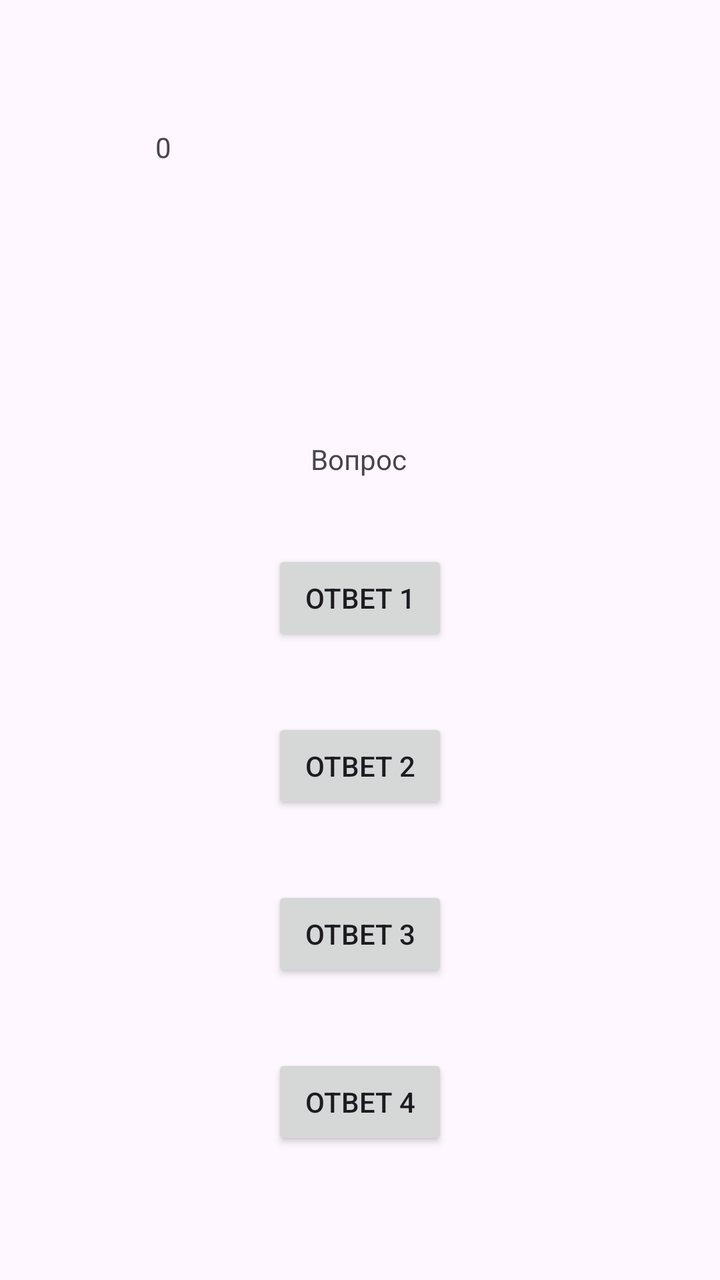
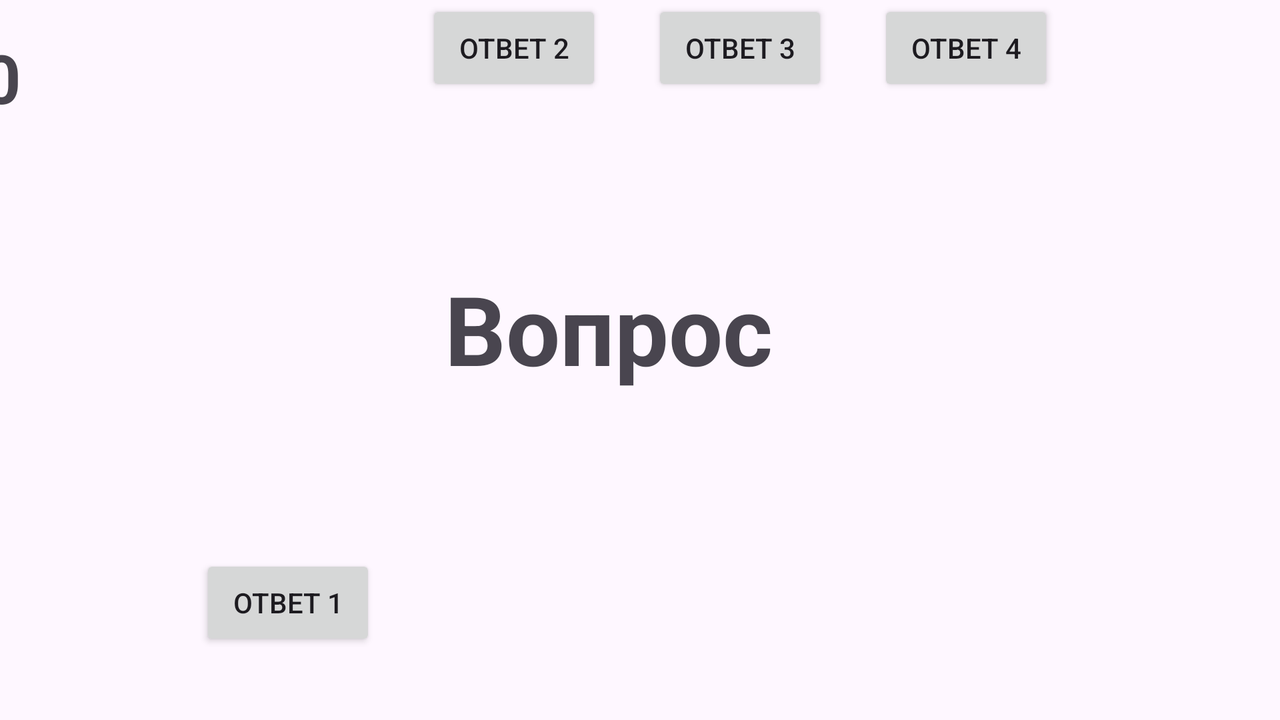

The same Android screen from two of the app's own layout files: first res/layout/ as a phone draws it, then the author's variant for another configuration, drawn on a device whose configuration selects that folder. Both files follow.
<!-- AndroidManifest.xml: application theme Theme.MillionareApplication -->
<!-- res/layout/activity_main.xml -->
<?xml version="1.0" encoding="utf-8"?>
<androidx.constraintlayout.widget.ConstraintLayout
    xmlns:android="http://schemas.android.com/apk/res/android"
    xmlns:tools="http://schemas.android.com/tools"
    xmlns:app="http://schemas.android.com/apk/res-auto"
    android:id="@+id/main"
    android:layout_width="match_parent"
    android:layout_height="match_parent"
    tools:context=".MainActivity">




    <Button
        android:id="@+id/btn1"
        android:layout_width="wrap_content"
        android:layout_height="wrap_content"
        android:layout_marginTop="36dp"
        android:onClick="buttonClick"
        android:tag="1"
        android:text="@string/answer_1"
        app:layout_constraintEnd_toEndOf="parent"
        app:layout_constraintStart_toStartOf="parent"
        app:layout_constraintTop_toBottomOf="@+id/tvQuestion" />

    <Button
        android:id="@+id/btn2"
        android:layout_width="wrap_content"
        android:layout_height="wrap_content"
        android:layout_marginTop="36dp"
        android:onClick="buttonClick"
        android:tag="2"
        android:text="@string/answer_2"
        app:layout_constraintEnd_toEndOf="parent"
        app:layout_constraintStart_toStartOf="parent"
        app:layout_constraintTop_toBottomOf="@+id/btn1" />

    <Button
        android:id="@+id/btn3"
        android:layout_width="wrap_content"
        android:layout_height="wrap_content"
        android:layout_marginTop="36dp"
        android:onClick="buttonClick"
        android:tag="3"
        android:text="@string/answer_3"
        app:layout_constraintEnd_toEndOf="parent"
        app:layout_constraintStart_toStartOf="parent"
        app:layout_constraintTop_toBottomOf="@+id/btn2" />

    <Button
        android:id="@+id/btn4"
        android:layout_width="wrap_content"
        android:layout_height="wrap_content"
        android:layout_marginTop="36dp"
        android:onClick="buttonClick"
        android:tag="4"
        android:text="@string/answer_4"
        app:layout_constraintEnd_toEndOf="parent"
        app:layout_constraintStart_toStartOf="parent"
        app:layout_constraintTop_toBottomOf="@+id/btn3" />

    <TextView
        android:id="@+id/tvQuestion"
        android:layout_width="wrap_content"
        android:layout_height="wrap_content"
        android:layout_marginTop="220dp"
        android:text="@string/question"
        app:layout_constraintEnd_toEndOf="parent"
        app:layout_constraintHorizontal_bias="0.498"
        app:layout_constraintStart_toStartOf="parent"
        app:layout_constraintTop_toTopOf="parent" />

    <TextView
        android:id="@+id/tvValue"
        android:layout_width="wrap_content"
        android:layout_height="wrap_content"
        android:layout_marginTop="64dp"
        android:text="@string/value"
        app:layout_constraintEnd_toStartOf="@+id/tvQuestion"
        app:layout_constraintHorizontal_bias="0.528"
        app:layout_constraintStart_toStartOf="parent"
        app:layout_constraintTop_toTopOf="parent" />

</androidx.constraintlayout.widget.ConstraintLayout>
<!-- resources referenced by this layout -->
<resources>
  <string name="answer_1">Ответ 1</string>
  <string name="answer_2">Ответ 2</string>
  <string name="answer_3">Ответ 3</string>
  <string name="answer_4">Ответ 4</string>
  <string name="question">Вопрос</string>
  <string name="value">0</string>
  <style name="Theme.MillionareApplication" parent="Base.Theme.MillionareApplication" />
  <style name="Base.Theme.MillionareApplication" parent="Theme.Material3.DayNight.NoActionBar">
          
          
      </style>
</resources>
<!-- res/layout-land/activity_main.xml (the author's variant of the layout above) -->
<!-- drawn on the phone turned sideways -->
<?xml version="1.0" encoding="utf-8"?>
<androidx.constraintlayout.widget.ConstraintLayout
    xmlns:android="http://schemas.android.com/apk/res/android"
    xmlns:tools="http://schemas.android.com/tools"
    xmlns:app="http://schemas.android.com/apk/res-auto"
    android:id="@+id/main"
    android:layout_width="match_parent"
    android:layout_height="match_parent"
    tools:context=".MainActivity">


    <Button
        android:id="@+id/btn1"
        android:layout_width="wrap_content"
        android:layout_height="wrap_content"
        android:layout_marginStart="100dp"
        android:onClick="buttonClick"
        android:tag="1"
        android:text="@string/answer_1"
        app:layout_constraintBottom_toBottomOf="parent"
        app:layout_constraintStart_toStartOf="parent"
        app:layout_constraintTop_toTopOf="parent"
        app:layout_constraintVertical_bias="0.889" />

    <Button
        android:id="@+id/btn2"
        android:layout_width="wrap_content"
        android:layout_height="wrap_content"
        android:layout_marginStart="25dp"
        android:onClick="buttonClick"
        android:tag="2"
        android:text="@string/answer_2"
        app:layout_constraintStart_toEndOf="@+id/btn1"
        tools:layout_editor_absoluteY="323dp" />

    <Button
        android:id="@+id/btn3"
        android:layout_width="wrap_content"
        android:layout_height="wrap_content"
        android:layout_marginStart="25dp"
        android:onClick="buttonClick"
        android:tag="3"
        android:text="@string/answer_3"
        app:layout_constraintStart_toEndOf="@+id/btn2"
        tools:layout_editor_absoluteY="323dp" />

    <Button
        android:id="@+id/btn4"
        android:layout_width="wrap_content"
        android:layout_height="wrap_content"
        android:layout_marginStart="25dp"
        android:onClick="buttonClick"
        android:tag="4"
        android:text="@string/answer_4"
        app:layout_constraintStart_toEndOf="@+id/btn3"
        tools:layout_editor_absoluteY="323dp" />

    <TextView
        android:id="@+id/tvQuestion"
        android:layout_width="wrap_content"
        android:layout_height="wrap_content"
        android:layout_marginTop="132dp"
        android:text="@string/question"
        android:textSize="48sp"
        android:textStyle="bold"
        app:layout_constraintEnd_toEndOf="parent"
        app:layout_constraintHorizontal_bias="0.467"
        app:layout_constraintStart_toStartOf="parent"
        app:layout_constraintTop_toTopOf="parent" />

    <TextView
        android:id="@+id/tvValue"
        android:layout_width="wrap_content"
        android:layout_height="wrap_content"
        android:layout_marginTop="16dp"
        android:layout_marginEnd="212dp"
        android:text="@string/value"
        android:textSize="34sp"
        android:textStyle="bold"
        app:layout_constraintEnd_toStartOf="@+id/tvQuestion"
        app:layout_constraintTop_toTopOf="parent" />

</androidx.constraintlayout.widget.ConstraintLayout>
